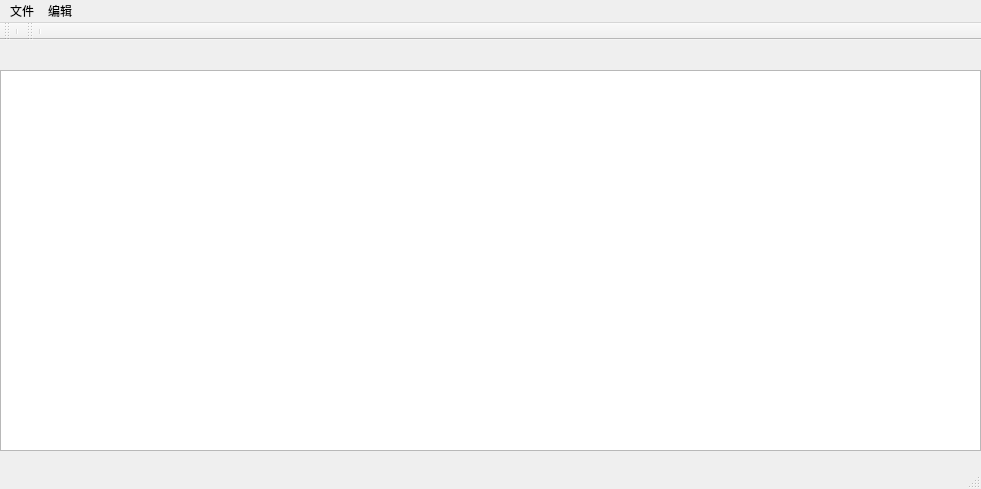
<?xml version="1.0" encoding="UTF-8"?>
<ui version="4.0">
 <class>TextWindow</class>
 <widget class="QMainWindow" name="TextWindow">
  <property name="enabled">
   <bool>true</bool>
  </property>
  <property name="geometry">
   <rect>
    <x>0</x>
    <y>0</y>
    <width>981</width>
    <height>489</height>
   </rect>
  </property>
  <property name="sizePolicy">
   <sizepolicy hsizetype="Preferred" vsizetype="Preferred">
    <horstretch>0</horstretch>
    <verstretch>0</verstretch>
   </sizepolicy>
  </property>
  <property name="minimumSize">
   <size>
    <width>360</width>
    <height>240</height>
   </size>
  </property>
  <property name="windowTitle">
   <string>TextWindow</string>
  </property>
  <widget class="QWidget" name="centralWidget">
   <property name="minimumSize">
    <size>
     <width>981</width>
     <height>423</height>
    </size>
   </property>
   <property name="mouseTracking">
    <bool>false</bool>
   </property>
   <widget class="QTextEdit" name="TextEdit">
    <property name="geometry">
     <rect>
      <x>0</x>
      <y>30</y>
      <width>981</width>
      <height>381</height>
     </rect>
    </property>
    <property name="sizePolicy">
     <sizepolicy hsizetype="Expanding" vsizetype="Expanding">
      <horstretch>0</horstretch>
      <verstretch>0</verstretch>
     </sizepolicy>
    </property>
   </widget>
  </widget>
  <widget class="QMenuBar" name="menuBar">
   <property name="geometry">
    <rect>
     <x>0</x>
     <y>0</y>
     <width>981</width>
     <height>27</height>
    </rect>
   </property>
   <widget class="QMenu" name="File">
    <property name="title">
     <string>文件</string>
    </property>
    <addaction name="Open"/>
    <addaction name="NewFile"/>
    <addaction name="Save"/>
    <addaction name="SaveAs"/>
    <addaction name="Exit"/>
   </widget>
   <widget class="QMenu" name="Edit">
    <property name="title">
     <string>编辑</string>
    </property>
    <addaction name="Undo"/>
    <addaction name="Redo"/>
    <addaction name="Copy"/>
    <addaction name="Cut"/>
    <addaction name="Paste"/>
   </widget>
   <addaction name="File"/>
   <addaction name="Edit"/>
  </widget>
  <widget class="QToolBar" name="toolBar">
   <property name="windowTitle">
    <string>toolBar</string>
   </property>
   <attribute name="toolBarArea">
    <enum>TopToolBarArea</enum>
   </attribute>
   <attribute name="toolBarBreak">
    <bool>false</bool>
   </attribute>
   <addaction name="separator"/>
  </widget>
  <widget class="QToolBar" name="toolBar_2">
   <property name="windowTitle">
    <string>toolBar_2</string>
   </property>
   <attribute name="toolBarArea">
    <enum>TopToolBarArea</enum>
   </attribute>
   <attribute name="toolBarBreak">
    <bool>false</bool>
   </attribute>
   <addaction name="separator"/>
  </widget>
  <widget class="QStatusBar" name="statusBar"/>
  <action name="Open">
   <property name="text">
    <string>打开...</string>
   </property>
  </action>
  <action name="NewFile">
   <property name="text">
    <string>新建</string>
   </property>
  </action>
  <action name="Save">
   <property name="text">
    <string>保存</string>
   </property>
  </action>
  <action name="SaveAs">
   <property name="text">
    <string>另存为...</string>
   </property>
  </action>
  <action name="Exit">
   <property name="text">
    <string>退出</string>
   </property>
  </action>
  <action name="Undo">
   <property name="text">
    <string>撤销</string>
   </property>
  </action>
  <action name="Redo">
   <property name="text">
    <string>还原</string>
   </property>
  </action>
  <action name="Copy">
   <property name="text">
    <string>复制</string>
   </property>
  </action>
  <action name="Cut">
   <property name="text">
    <string>剪切</string>
   </property>
  </action>
  <action name="Paste">
   <property name="text">
    <string>粘贴</string>
   </property>
  </action>
 </widget>
 <layoutdefault spacing="6" margin="11"/>
 <resources/>
 <connections/>
</ui>
